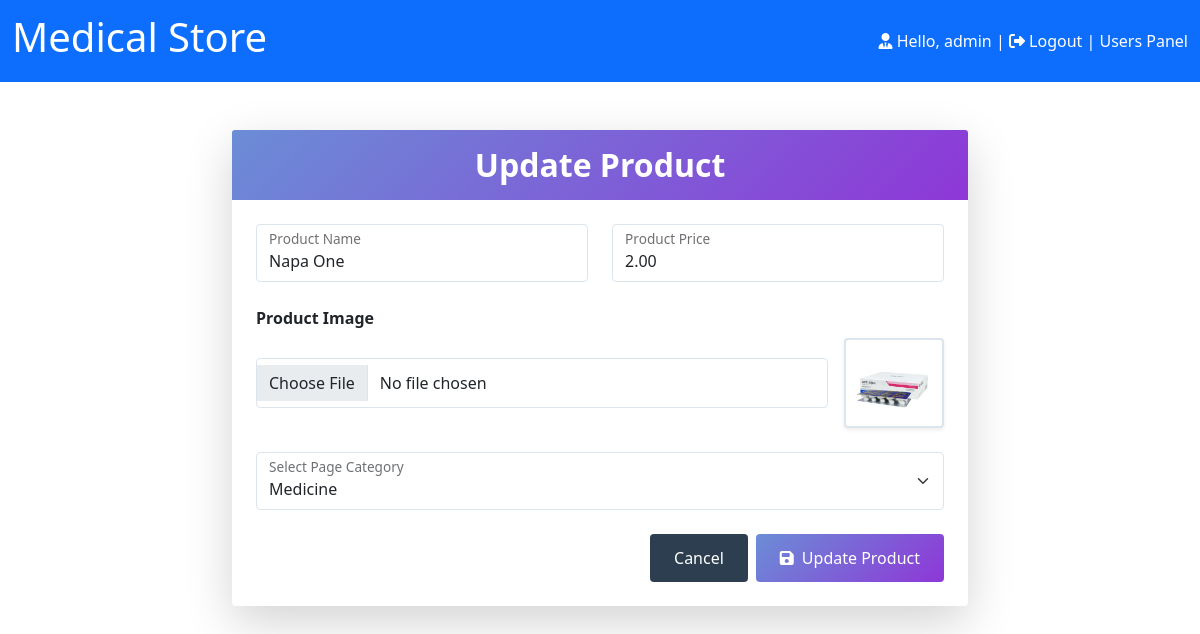
Screenshot of /admin/product/update.php?id=51 (signed in) with the database file from the repository.
### tables this page shows
CREATE TABLE `tblproduct` (
  `Id` int(11) NOT NULL,
  `Pname` varchar(255) NOT NULL,
  `Pprice` decimal(10,2) NOT NULL,
  `Pimage` varchar(255) NOT NULL,
  `Pcategory` varchar(100) NOT NULL,
  `Pdescription` text NOT NULL,
  `created_at` timestamp NOT NULL DEFAULT current_timestamp()
);

### admin/product/update.php (the view, shortened to what this page needs)
<?php
include '../../connect/config.php';
$id = $_GET['id'];
$result = mysqli_query($con, "SELECT * FROM tblproduct WHERE Id='$id'");
$row = mysqli_fetch_assoc($result);
?>
<!DOCTYPE html>
<html lang="en">
<head>
    <link href="https://cdn.jsdelivr.net/npm/bootstrap@5.0.2/dist/css/bootstrap.min.css" rel="stylesheet">
    <link rel="stylesheet" href="https://cdnjs.cloudflare.com/ajax/libs/font-awesome/6.7.2/css/all.min.css">
</head>
<body>
<nav class="navbar navbar-light bg-primary">
  <div class="container-fluid text-white">
    <a href="../mystore.php" class="navbar-brand text-white"><h1>Medical Store</h1></a>
    <span>
    <i class="fa-solid fa-user-tie"></i>
    Hello, <?php echo $_SESSION['admin']; ?> |
    <i class="fa-solid fa-right-from-bracket"></i>
    <a href="../form/login.php" class="text-decoration-none text-white">Logout</a> |
    <a href="../../user/index.php" class="text-decoration-none text-white">Users Panel</a>
    </span>
  </div>
</nav>
    <div class="container mt-5">
        <div class="row justify-content-center">
            <div class="col-md-8">
                <div class="card shadow-lg border-0 rounded-lg">
                    <div class="card-header bg-gradient-primary border-0 py-3">
                        <h2 class="text-center mb-0" style="color: #2c3e50; font-weight: 600;">Update Product</h2>
                    </div>
                    <div class="card-body p-4">
                        <form method="post" enctype="multipart/form-data">
                            <div class="row">
                                <div class="col-md-6 mb-4">
                                    <div class="form-floating">
                                        <input type="text" name="Pname" class="form-control" id="productName" value="<?= $row['Pname'] ?>" required>
                                        <label for="productName">Product Name</label>
                                    </div>
                                </div>
                                <div class="col-md-6 mb-4">
                                    <div class="form-floating">
                                        <input type="text" name="Pprice" class="form-control" id="productPrice" value="<?= $row['Pprice'] ?>" required>
                                        <label for="productPrice">Product Price</label>
                                    </div>
                                </div>
                            </div>
                            <div class="mb-4">
                                <label class="form-label fw-bold mb-2">Product Image</label>
                                <div class="d-flex align-items-center gap-3">
                                    <div class="flex-grow-1">
                                        <input type="file" name="Pimage" class="form-control" id="productImage">
                                    </div>
                                    <div class="current-image">
                                        <img src="<?= $row['Pimage'] ?>" class="rounded shadow-sm" height="90px" width="100px" alt="Current Image">
                                    </div>
                                </div>
                            </div>
                            <div class="mb-4">
                                <div class="form-floating">
                                    <select class="form-select" name="Pages" id="productCategory">
                                        <option value="Medecine" <?= $row['Pcategory'] == 'Medecine' ? 'selected' : '' ?>>Medicine</option>
                                    </select>
                                    <label for="productCategory">Select Page Category</label>
                                </div>
                            </div>
                            <div class="d-flex justify-content-end gap-2 mt-4">
                                <a href="view_products.php" class="btn btn-secondary px-4">Cancel</a>
                                <button name="update" class="btn btn-primary px-4">
                                    <i class="fas fa-save me-2"></i>Update Product
                                </button>
                            </div>
                        </form>
                    </div>
                </div>
            </div>
        </div>
    </div>
</body>
</html>

### admin/product/update.php (style rules this page uses)
.card { background: #fff; transition: all 0.3s ease; }
.card-header { background: linear-gradient(135deg, #6B8DD6 0%, #8E37D7 100%); }
.card-header h2 { color: white !important; }
.form-control, .form-select { border: 1px solid #dce4ec; padding: 0.75rem; transition: all 0.3s ease; }
.form-floating > label { padding: 0.75rem; }
.btn { padding: 0.75rem 1.5rem; font-weight: 500; transition: all 0.3s ease; }
.btn-primary { background: linear-gradient(135deg, #6B8DD6 0%, #8E37D7 100%); border: none; }
.btn-secondary { background: #2c3e50; border: none; }
.current-image img { border: 2px solid #dce4ec; padding: 3px; background: white; }

### rows the page displays
tblproduct: Pname "Napa One", Pprice "2.00", Pimage (picture)

### other values shown
$_SESSION['admin'] "admin"
